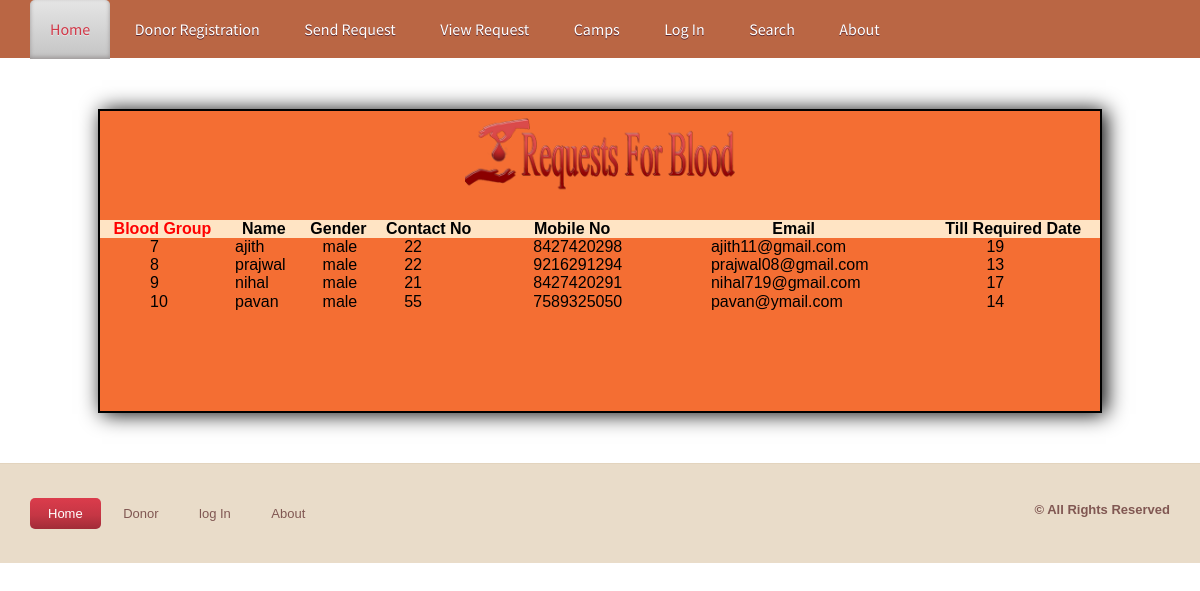
Screenshot of /viewrequest.php with the database file from the repository.
### tables this page shows
CREATE TABLE IF NOT EXISTS `requestes` (
  `req_id` int(100) NOT NULL AUTO_INCREMENT,
  `name` varchar(100) NOT NULL,
  `gender` varchar(100) NOT NULL,
  `age` varchar(100) NOT NULL,
  `mobile` varchar(100) NOT NULL,
  `email` varchar(100) NOT NULL,
  `bgroup` int(100) NOT NULL,
  `reqdate` datetime NOT NULL,
  `detail` varchar(500) NOT NULL,
  PRIMARY KEY (`req_id`)
);

### viewrequest.php (the view, shortened to what this page needs)
<!DOCTYPE html PUBLIC "-//W3C//DTD XHTML 1.0 Transitional//EN" "http://www.w3.org/TR/xhtml1/DTD/xhtml1-transitional.dtd">
<html xmlns="http://www.w3.org/1999/xhtml">
<head>
<link href="css/lightbox.css" rel="stylesheet" />
    <link href="StyleSheet.css" rel="stylesheet" type="text/css" />
<link href="css/style.css" rel="stylesheet" type="text/css" media="all" />
<link href="css/flexslider.css" rel="stylesheet" type="text/css" media="all" />
</head>
<body>
<?php include('admin/function.php'); ?>
<div class="nav_bg">
<div class="wrap">
		<?php require('header.php');?>
	</div>
<div style="height:300px; width:1000px; margin:auto; margin-top:50px; margin-bottom:50px; background-color:#F46E33; border:2px solid black; box-shadow:4px 1px 20px black;">
     <form method="post" enctype="multipart/form-data">
 <table cellpadding="20" cellspacing="20" width="1000px" height="200px"  style="margin:auto" >
   <tr><td colspan="7" align="center"><img src="Images/brequest.png" height="90px" /></td></tr>
   <tr><td>&nbsp;</td><td>&nbsp;</td></tr>
 <tr style="background-color:bisque" align="center" class="bold">
             <td class="bold" style="color:red"  >Blood Group</td><td align="center">Name</td><td align="center">Gender</td><td align="center">Contact No</td><td align="center">Mobile No</td><td align="center">Email</td>
            <td align="center">Till Required Date</td>
        </tr>
<?php
$cn=mysqli_connect("localhost","root","","bloodbank");
$s="select * from requestes";
	$result=mysqli_query($cn,$s);
	while($data=mysqli_fetch_array($result))
	{
				echo"<tr><td  style=' padding-left:50px'>$data[0]</td><td  style=' padding-left:10px'>$data[1]</td><td  style=' padding-left:20px'>$data[2]</td><td  style=' padding-left:30px'>$data[3]</td><td  style=' padding-left:50px'>$data[4]</td><td  style=' padding-left:50px'>$data[5]</td><td  style=' padding-left:60px'>$data[6]</td></tr>";
			}
			?>
</table>
</form>
        </div>
<div class="ftr-bg">
<div class="wrap">
<div class="footer">
	<div class="f_nav">
		<ul>
			<li class="active"><a href="index.php">Home</a></li>
			<li><a href="donar.php">Donor</a></li>
            <li><a href="login.php">log In</a></li>
            <li><a href="aboutus.php">About</a></li>
            </ul>
	</div>
		<div class="copy">
			<p class="title">© All Rights Reserved </p>
		</div>
</div>
</div>
</div>
</body>
</html>

### Admin/function.php (shortened to what this page needs)
<!DOCTYPE html PUBLIC "-//W3C//DTD XHTML 1.0 Transitional//EN" "http://www.w3.org/TR/xhtml1/DTD/xhtml1-transitional.dtd">
<html xmlns="http://www.w3.org/1999/xhtml">
<head>
</head>
<body>
</body>
</html>

### header.php
<ul class="nav">
			<li class="active"><a href="index.php">Home</a></li>
			<li><a href="registration.php">Donor Registration</a></li>
			<li><a href="requests.php">send Request</a></li>
            <li><a href="viewrequest.php">View Request</a></li>
            <li><a href="camps.php">Camps</a></li>
            <li><a href="login.php">log In</a></li>
            <li><a href="search.php">Search</a></li>
           	<li><a href="aboutus.php">About</a></li>
            </ul>

### css/lightbox.css (style rules this page uses)
body:after { content: url(../img/close.png) url(../img/loading.gif) url(../img/prev.png) url(../img/next.png); display: none; }

### StyleSheet.css (style rules this page uses)
.title { font-weight:bold; color:#F4A460; font-size: 16px; text-align: left; padding-left: 20px; }
.bold { font-weight:bold; }

### css/style.css (style rules this page uses)
html,body,div,span,applet,object,iframe,h1,h2,h3,h4,h5,h6,p,blockquote,pre,a,abbr,acronym,address,big,cite,code,del,dfn,em,img,ins,kbd,q,s,samp,small,strike,strong,sub,sup,tt,var,b,u,i,dl,dt,dd,ol,nav ul,nav li,fieldset,form,label,legend,table,caption,tbody,tfoot,thead,tr,th,td,article,aside,canvas,details,embed,figure,figcaption,footer,header,hgroup,menu,nav,output,ruby,section,summary,time,mark,audio,video { margin:0;padding:0;border:0;font-size:100%;font:inherit;vertical-align:baseline; }
ol,ul { list-style:none;margin:0;padding:0; }
table { border-collapse:collapse;border-spacing:0; }
a { text-decoration:none; }
img { max-width:100%; }
body { font-family: Arial, Geneva,Helvetica, sans-serif; font-size: 100%; }
.wrap { margin:0 auto; width:80%; }
.nav_bg { background: url('../images/nav_bg.png') center 0 repeat-x #E6E6FA; height:58px; }
.nav li { display:inline-block; }
.nav li a { font-family: 'Source Sans Pro', sans-serif; line-height:1.8em; display:block; text-decoration:none; font-weight:normal; color:#ffffff; padding:15px 20px; font-size: 1em; text-transform: capitalize; text-shadow: 0 1px 0 #5C2830; letter-spacing:0px; }
.nav li.active a { text-shadow: 0 1px 0 #EBEBEB; color:#D13949; background: #E5E5E5; background: -moz-linear-gradient(top, #E5E5E5 0%, #C4C4C4 100%); background: -webkit-gradient(linear, left top, left bottom, color-stop(0%,#E5E5E5), color-stop(100%,#C4C4C4)); filter: progid:DXImageTransform.Microsoft.gradient( startColorstr='#E5E5E5', endColorstr='#C4C4C4',GradientType=0 ); -moz-border-radius:5px 5px 0 0; -webkit-border-radius:5px 5px 0 0; border-radius:5px 5px 0 0; box-shadow: inset 0px -2px 4px #9C9797; -webkit-box-shadow: inset 0px -2px 4px #9C9797; -moz-box-shadow: inset 0px -2px 4px #9C9797; -o-box-shadow: inset 0px -2px 4px #9C9797; }
.ftr-bg { background: #E9DCC9; border-top: 1px solid rgba(214, 195, 167, 0.34); }
.footer { padding:3% 0; }
.f_nav { float:left; }
.f_nav li { display: inline-block; }
.f_nav li.active a { color:#ffffff; background: rgb(219,60,76); background: -moz-linear-gradient(top, rgba(219,60,76,1) 0%, rgba(197,54,68,1) 56%, rgba(162,44,56,1) 99%); background: -webkit-gradient(linear, left top, left bottom, color-stop(0%,rgba(219,60,76,1)), color-stop(56%,rgba(197,54,68,1)), color-stop(99%,rgba(162,44,56,1))); background: -webkit-linear-gradient(top, rgba(219,60,76,1) 0%,rgba(197,54,68,1) 56%,rgba(162,44,56,1) 99%); background: -o-linear-gradient(top, rgba(219,60,76,1) 0%,rgba(197,54,68,1) 56%,rgba(162,44,56,1) 99%); background: -ms-linear-gradient(top, rgba(219,60,76,1) 0%,rgba(197,54,68,1) 56%,rgba(162,44,56,1) 99%); background: linear-gradient(to bottom, rgba(219,60,76,1) 0%,rgba(197,54,68,1) 56%,rgba(162,44,56,1) 99%); filter: progid:DXImageTransform.Microsoft.gradient( startColorstr='#db3c4c', endColorstr='#a22c38',GradientType=0 ); }
.f_nav li a { border-radius: 5px; -webkit-border-radius: 5px; -moz-border-radius: 5px; -o-border-radius: 5px; display:block; padding: 8px 18px; color: #805752; font-size: 0.8125em; }
.copy { float: right; }
.copy p { color: #805752; font-size: 0.8125em; line-height: 1.8em; }
@media only screen and (max-width: 1280px) { .wrap { width:95%; } }

### rows the page displays
requestes: req_id "7", name "ajith", gender "male", age "22", mobile "8427420298", email "ajith11@gmail.com", bgroup "19"
requestes: req_id "8", name "prajwal", gender "male", age "22", mobile "9216291294", email "prajwal08@gmail.com", bgroup "13"
requestes: req_id "9", name "nihal", gender "male", age "21", mobile "8427420291", email "nihal719@gmail.com", bgroup "17"
requestes: req_id "10", name "pavan", gender "male", age "55", mobile "7589325050", email "pavan@ymail.com", bgroup "14"
